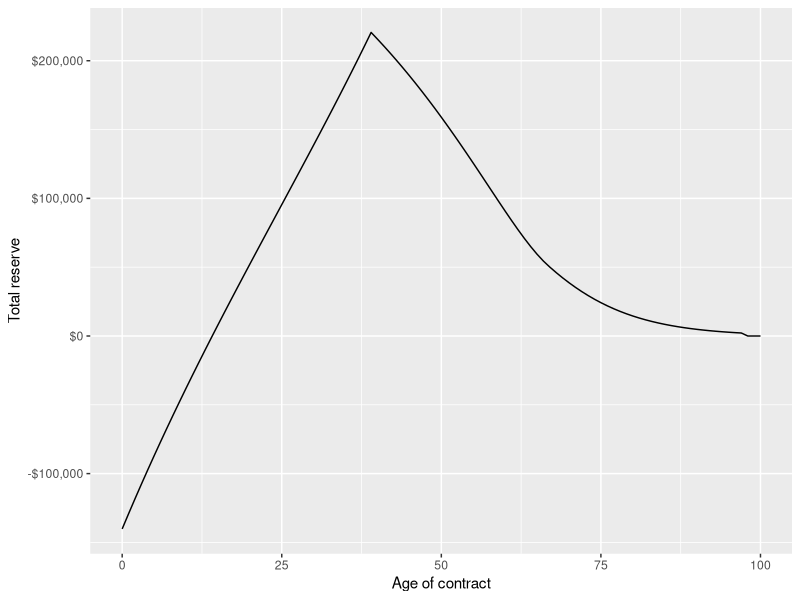
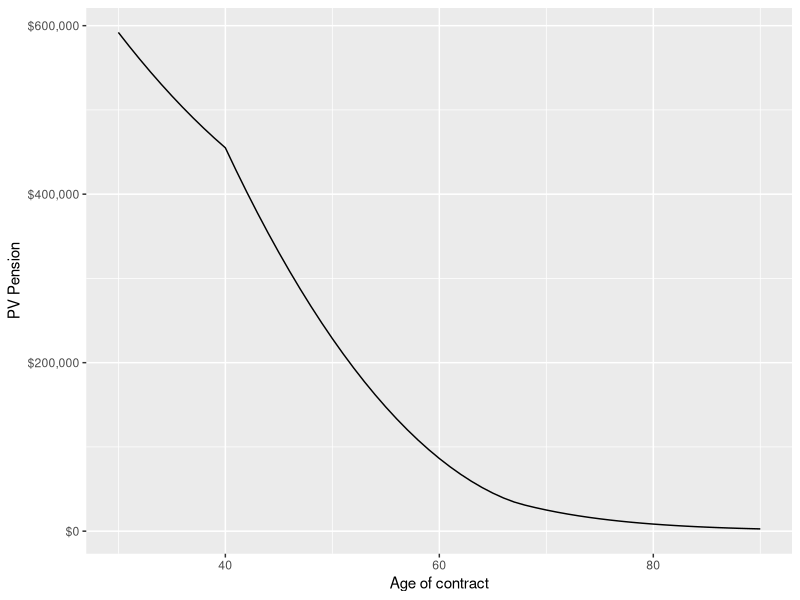

Here is the R script that generated these plots, in order:
## ---- chunk 1
knitr::opts_chunk$set(echo = TRUE)
## ---- chunk 2
r   <- 0.03   #interest-rate
rho <- 0.07   
S0  <- 100000 
N   <- 10     #number of person 
x   <- 30     #age of insured
T0  <- 40     #withdrawal
T   <- 90     #length of contract
G   <- 0      #Gender = male
Y   <- 2022   #Year
## ---- chunk 3
#The weights given by finanstilsynet
w <- function(G,u){
  #men: G = 0
  #woman: G = 1
  #x: age in calender year t,
  if (G==0){
    return (min(2.671548-0.172480*u + 0.001485*u**2, 0))
  } 
  if (G==1){
    return(min(1.287968-0.101090*u+ 0.000814*u**2,0))
  }
}


mu_kol_2013 <- function(G,u){
  #men 
  if (G==0){
    return((0.241752+0.004536*10**(0.051*u))/1000)
  }
  #woman
  if (G==1){
    return((0.085411+0.003114*10**(0.051*u))/1000)
  }
} 

mu_kol <- function(G,u,x,Y){
  #G: gender
  #x: age of insured
  #Y: calender year Y>= 2013
  return(mu_kol_2013(G,x+u)*(1+w(G,x+u)/100)**(Y+u-2013))
}

#survival prob for person aged x in year Y, t,s length of contract.
p <- function(G,x,Y,t,s){
  exp(-as.numeric(integrate(Vectorize(mu_kol),t,s, G=G, x=x, Y=Y)[1]))
}

temp_integrand <- function(s){
  (1-(1-p(G,x,Y,0,s))^{N})*exp(-r*s)
}

integral <- as.numeric(integrate(Vectorize(temp_integrand),T0,800)[1])

single_premium <- (rho*S0*exp(rho*T0)/N)*integral 

single_premium

## ---- chunk 4
temp_integrand_1 <- function(s){
  (1-(1-p(0,x,Y,0,s))^{N})*exp(-r*s)
}

temp_integrand_2 <- function(s){
  p(0,x,Y,0,s)*exp(-r*s)
}

integral1 <- as.numeric(integrate(Vectorize(temp_integrand_1),T0,800)[1])
integral2 <- as.numeric(integrate(Vectorize(temp_integrand_2),0,T0)[1])

above <- rho*S0*exp(rho*T0)/N*integral1
below <- integral2

yearly_premium <- above/below
yearly_premium
## ---- chunk 5
#not including premiums:
PV <- function(t,x, m){
  temp_int <- function(s){
    (1-(1-p(G,x,Y,t,s))^{N})*exp(-r*(s-t))
  }
  integral <- as.numeric(integrate(Vectorize(temp_int),max(t,T0),800)[1]) 
  return((rho*S0*exp(rho*T0)/((m)+1))*integral)
}

#including premiums
PV_premiums <- function(t,x){
  temp_int <- function(s){
    p(G,x,Y,t,s)*exp(-r*(t-s))
  }
  integral <- as.numeric(integrate(Vectorize(temp_int),t,max(t,T0))[1])
  return(-yearly_premium*integral)
} 

time <- seq(0,100,1)
PV_total <- NULL
for (i in 1:length(time)){
  PV_total[i] <- PV(i,x, N-1) + PV_premiums(i, x)
}

## ---- chunk 6

df <- data.frame(time, PV_total)
colnames(df) <- c("length_contract", "PV_total")

library(tidyverse)
library(scales)

df %>% 
  ggplot(aes(x=length_contract, y = PV_total)) + 
  geom_line() + 
  scale_y_continuous(labels = dollar) + 
  xlab("Age of contract") + 
  ylab("Total reserve")
## ---- chunk 7
#i) 
m <- c(1,5,9)   #lives
t <- c(1,40,60) #times

PV_murder <- matrix(nrow = 3, ncol = 3)

for (i in 1:length(t)){
  for (j in 1:length(m))
    PV_murder[i,j] <- PV(t[i], x, m[j]-1) - PV(t[i], x, m[j])
}
PV_murder
## ---- chunk 8
temp_integrand_3 <- function(s){
  p(G,x,Y,0,s)*exp(-r*s)
}

integral_3 <- as.numeric(integrate(Vectorize(temp_integrand_3),T0,800)[1])

P <- single_premium/integral_3
P 

PV_pension <- function(t,x){
  temp_int <- function(s){
    p(G,x,Y,t,s)*exp(-r*(t-s))
  }
  integral <- as.numeric(integrate(Vectorize(temp_int),max(t,T0), 800)[1])
  return(P*integral)
} 

t1 <- seq(30, 90, 1)
Pension <- NULL
for (i in 1:length(t1)){
  Pension[i] <- PV_pension(t1[i], x)
}
Pension

df2 <- data.frame(t1, Pension)
colnames(df2) <- c("age_contract", "Value_pension")

df2 %>% 
  ggplot(aes(x=age_contract, y = Value_pension)) + 
  geom_line() + 
  scale_y_continuous(labels = dollar) + 
  xlab("Age of contract") + 
  ylab("PV Pension")
      
